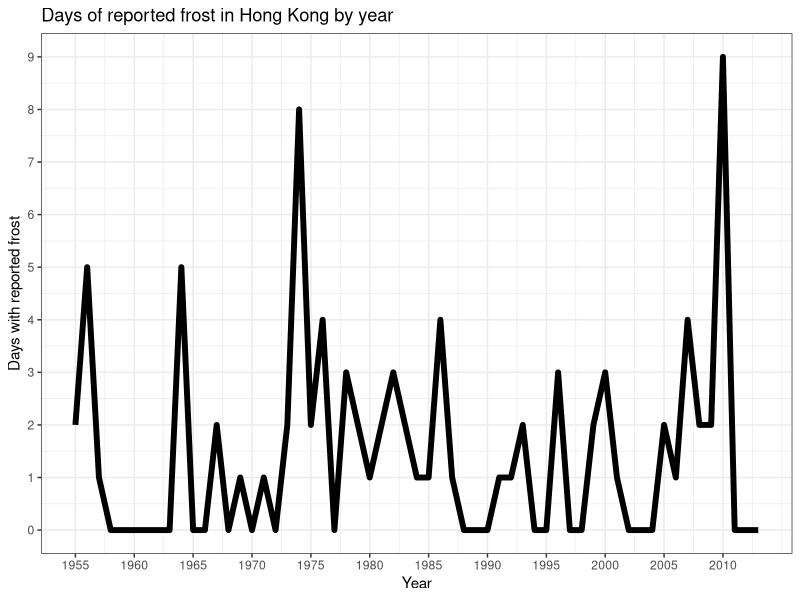
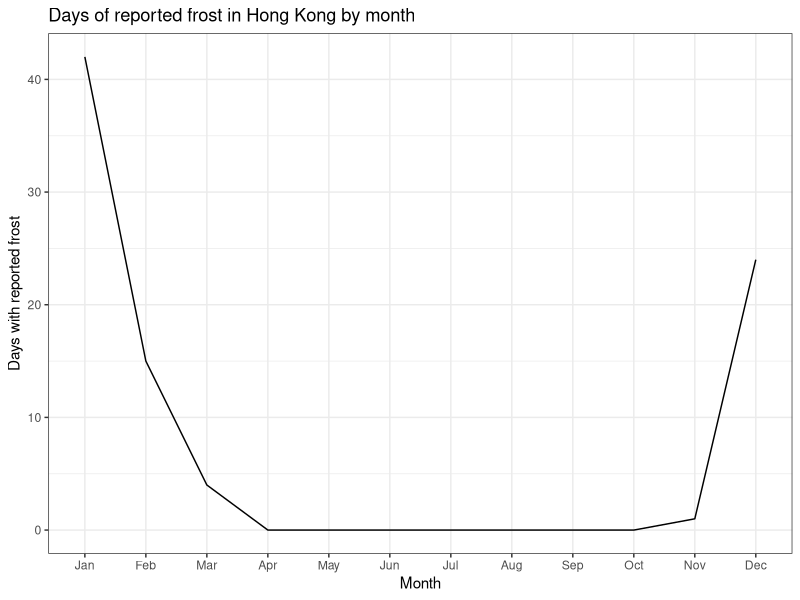
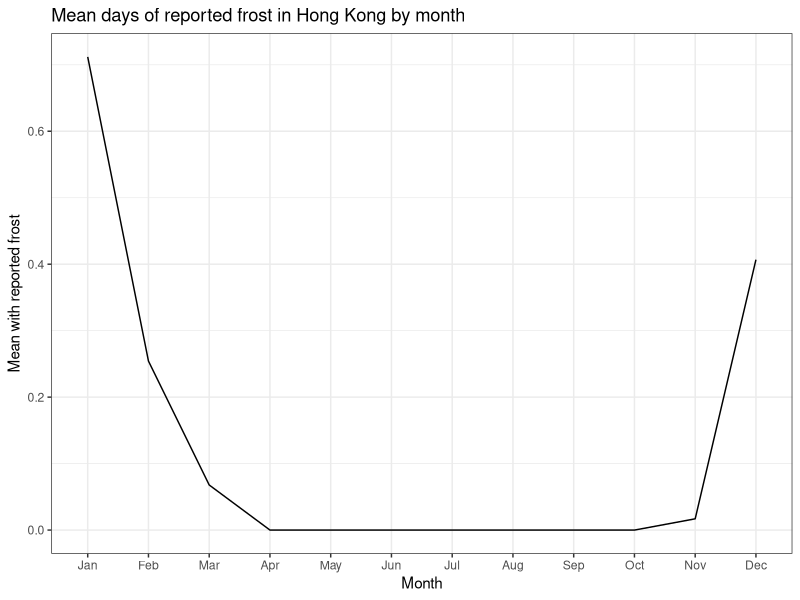

Source code (R) for these figures, in order:
## ---- chunk 1
library(data.table)
library(ggplot2)
library(reshape2)

theme_set(theme_bw())
## ---- chunk 2
frost <- fread(input = "frost.tsv", header=TRUE) 
frost[,Ann := NULL]
frost <- data.table(melt(frost, id.vars = "Year"), key="Year,variable")
setnames(frost, c("year", "month", "frost"))
frostbyyear <- frost[,list(frost=sum(frost)),by=year]
frostbyyearplot <- ggplot(frostbyyear) + geom_line(aes(x = year, y = frost), size = 2) + labs(x = "Year", y = "Days with reported frost", title = "Days of reported frost in Hong Kong by year") + scale_y_continuous(breaks=seq(0,10,1)) + scale_x_continuous(breaks=seq(1955,2010,5))
plot(frostbyyearplot)
## ---- chunk 3
frostbymonth <- frost[,list(frost=sum(frost)),by=month]
frostbymonthplot <- ggplot(frostbymonth) + geom_line(aes(x = month, y = frost, group = 1)) + theme_bw() + labs(x = "Month", y = "Days with reported frost", title = "Days of reported frost in Hong Kong by month")
plot(frostbymonthplot)
## ---- chunk 4
frostbymonthperyear <- frost[,list(frost=mean(frost)),by=month]
frostbymonthperyearplot <- ggplot(frostbymonthperyear) + geom_line(aes(x = month, y = frost, group = 1)) + theme_bw() + labs(x = "Month", y = "Mean with reported frost", title = "Mean days of reported frost in Hong Kong by month") 
plot(frostbymonthperyearplot)
